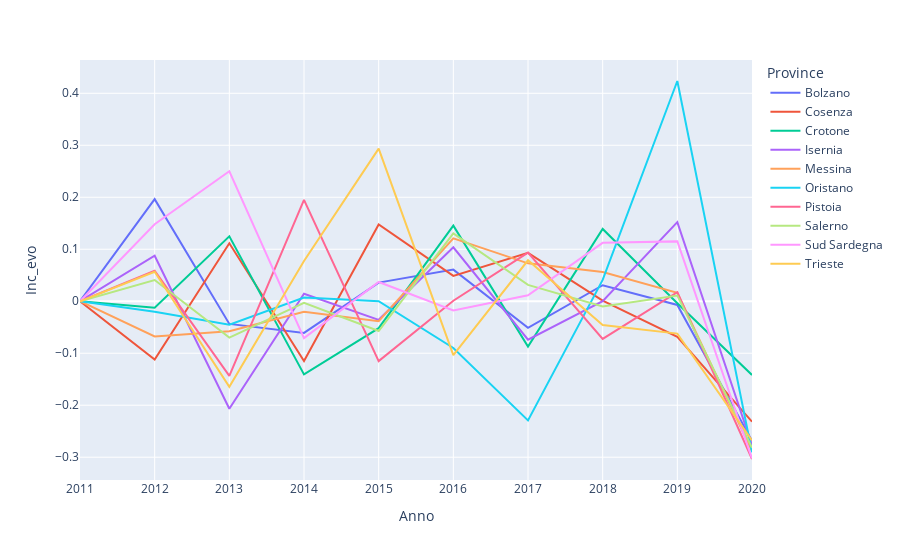

This figure's notebook cell:
### Code cell
# Let's display worst 10 provinces
fig = px.line(ISTAT_car_acc.join(Top10,
                                 how='inner'),
              x="Anno", 
              y="Inc_evo", 
              color='Province')
fig.show()
# We can see car accidents have decreased even for these provinces, especially in the last 2 years
# It seems interesting the huge spike in 2019 for Oristano

### Figure 1 — Plotly figure (JSON) as saved in the notebook; plotly's stock layout.template omitted (floating-point values rounded to 4 significant figures)
{"data": [{"hovertemplate": "Province=Bolzano<br>Anno=%{x}<br>Inc_evo=%{y}<extra></extra>", "legendgroup": "Bolzano", "line": {"color": "#636efa", "dash": "solid"}, "mode": "lines", "name": "Bolzano", "orientation": "v", "showlegend": true, "type": "scatter", "x": [2011, 2012, 2013, 2014, 2015, 2016, 2017, 2018, 2019, 2020], "xaxis": "x", "y": [0, 0.1963, -0.04358, -0.06095, 0.03592, 0.06083, -0.05103, 0.03082, -0.007034, -0.2686], "yaxis": "y"}, {"hovertemplate": "Province=Cosenza<br>Anno=%{x}<br>Inc_evo=%{y}<extra></extra>", "legendgroup": "Cosenza", "line": {"color": "#EF553B", "dash": "solid"}, "mode": "lines", "name": "Cosenza", "orientation": "v", "showlegend": true, "type": "scatter", "x": [2011, 2012, 2013, 2014, 2015, 2016, 2017, 2018, 2019, 2020], "xaxis": "x", "y": [0, -0.1122, 0.1116, -0.1149, 0.1475, 0.04881, 0.09308, 0.001038, -0.06846, -0.2316], "yaxis": "y"}, {"hovertemplate": "Province=Crotone<br>Anno=%{x}<br>Inc_evo=%{y}<extra></extra>", "legendgroup": "Crotone", "line": {"color": "#00cc96", "dash": "solid"}, "mode": "lines", "name": "Crotone", "orientation": "v", "showlegend": true, "type": "scatter", "x": [2011, 2012, 2013, 2014, 2015, 2016, 2017, 2018, 2019, 2020], "xaxis": "x", "y": [0, -0.01235, 0.125, -0.1407, -0.05172, 0.1455, -0.0873, 0.1391, -0.003817, -0.1418], "yaxis": "y"}, {"hovertemplate": "Province=Isernia<br>Anno=%{x}<br>Inc_evo=%{y}<extra></extra>", "legendgroup": "Isernia", "line": {"color": "#ab63fa", "dash": "solid"}, "mode": "lines", "name": "Isernia", "orientation": "v", "showlegend": true, "type": "scatter", "x": [2011, 2012, 2013, 2014, 2015, 2016, 2017, 2018, 2019, 2020], "xaxis": "x", "y": [0, 0.0875, -0.2069, 0.01449, -0.03571, 0.1037, -0.07383, 0, 0.1522, -0.2767], "yaxis": "y"}, {"hovertemplate": "Province=Messina<br>Anno=%{x}<br>Inc_evo=%{y}<extra></extra>", "legendgroup": "Messina", "line": {"color": "#FFA15A", "dash": "solid"}, "mode": "lines", "name": "Messina", "orientation": "v", "showlegend": true, "type": "scatter", "x": [2011, 2012, 2013, 2014, 2015, 2016, 2017, 2018, 2019, 2020], "xaxis": "x", "y": [0, -0.06763, -0.05774, -0.02042, -0.03849, 0.1209, 0.07292, 0.05617, 0.01641, -0.2881], "yaxis": "y"}, {"hovertemplate": "Province=Oristano<br>Anno=%{x}<br>Inc_evo=%{y}<extra></extra>", "legendgroup": "Oristano", "line": {"color": "#19d3f3", "dash": "solid"}, "mode": "lines", "name": "Oristano", "orientation": "v", "showlegend": true, "type": "scatter", "x": [2011, 2012, 2013, 2014, 2015, 2016, 2017, 2018, 2019, 2020], "xaxis": "x", "y": [0, -0.02034, -0.04498, 0.007246, 0, -0.08993, -0.2292, 0.04103, 0.4236, -0.2907], "yaxis": "y"}, {"hovertemplate": "Province=Pistoia<br>Anno=%{x}<br>Inc_evo=%{y}<extra></extra>", "legendgroup": "Pistoia", "line": {"color": "#FF6692", "dash": "solid"}, "mode": "lines", "name": "Pistoia", "orientation": "v", "showlegend": true, "type": "scatter", "x": [2011, 2012, 2013, 2014, 2015, 2016, 2017, 2018, 2019, 2020], "xaxis": "x", "y": [0, 0.05894, -0.1434, 0.1949, -0.1152, 0.001042, 0.09365, -0.07231, 0.01744, -0.3034], "yaxis": "y"}, {"hovertemplate": "Province=Salerno<br>Anno=%{x}<br>Inc_evo=%{y}<extra></extra>", "legendgroup": "Salerno", "line": {"color": "#B6E880", "dash": "solid"}, "mode": "lines", "name": "Salerno", "orientation": "v", "showlegend": true, "type": "scatter", "x": [2011, 2012, 2013, 2014, 2015, 2016, 2017, 2018, 2019, 2020], "xaxis": "x", "y": [0, 0.04087, -0.06994, -0.003078, -0.05734, 0.1306, 0.03146, -0.01003, 0.01094, -0.2819], "yaxis": "y"}, {"hovertemplate": "Province=Sud Sardegna<br>Anno=%{x}<br>Inc_evo=%{y}<extra></extra>", "legendgroup": "Sud Sardegna", "line": {"color": "#FF97FF", "dash": "solid"}, "mode": "lines", "name": "Sud Sardegna", "orientation": "v", "showlegend": true, "type": "scatter", "x": [2011, 2012, 2013, 2014, 2015, 2016, 2017, 2018, 2019, 2020], "xaxis": "x", "y": [0, 0.1481, 0.25, -0.07097, 0.03704, -0.01786, 0.01136, 0.1124, 0.1152, -0.3025], "yaxis": "y"}, {"hovertemplate": "Province=Trieste<br>Anno=%{x}<br>Inc_evo=%{y}<extra></extra>", "legendgroup": "Trieste", "line": {"color": "#FECB52", "dash": "solid"}, "mode": "lines", "name": "Trieste", "orientation": "v", "showlegend": true, "type": "scatter", "x": [2011, 2012, 2013, 2014, 2015, 2016, 2017, 2018, 2019, 2020], "xaxis": "x", "y": [0, 0.05678, -0.1645, 0.07743, 0.2935, -0.1036, 0.07878, -0.04576, -0.06224, -0.2677], "yaxis": "y"}], "layout": {"legend": {"title": {"text": "Province"}, "tracegroupgap": 0}, "margin": {"t": 60}, "xaxis": {"anchor": "y", "domain": [0, 1], "title": {"text": "Anno"}}, "yaxis": {"anchor": "x", "domain": [0, 1], "title": {"text": "Inc_evo"}}}}
